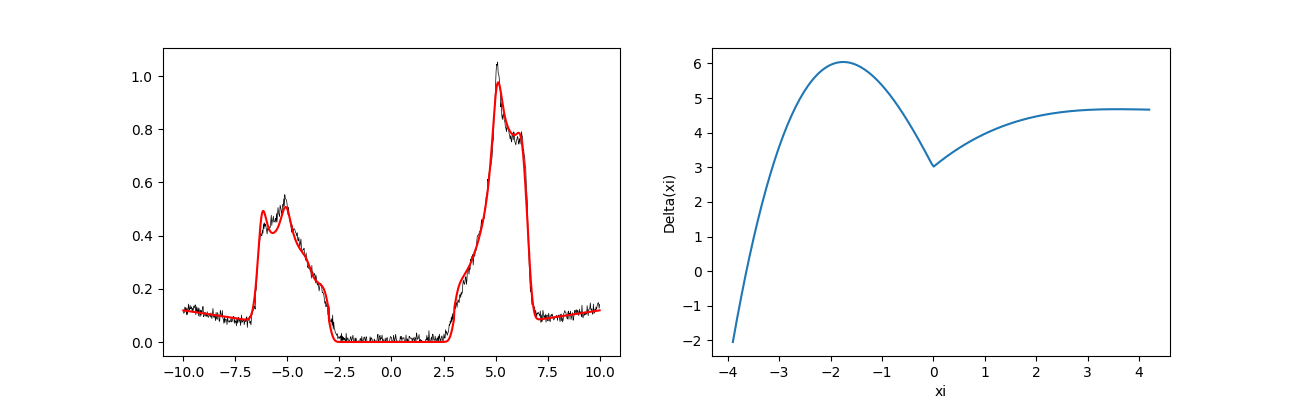

Recreate this plot in Python.
import numpy as np, json, sys
sys.path.insert(0,'/app/analysis')
from fit_b4 import S, V, G, CX, CY, E0, Vf, cic, gauss, mu0
from scipy.optimize import least_squares
from multiprocessing import Pool
def Dxi(xi, p):
    D0, ap, bp, cp, am, bm, cm = p
    x = np.abs(xi)
    return np.where(xi>=0, D0 + ap*x + bp*x**2 + cp*x**3, D0 + am*x + bm*x**2 + cm*x**3)
def Fx(p):
    q = p[:7]; mu, sig, amp, b = p[7:]
    xi = E0 - mu
    D = np.clip(Dxi(xi, q), 0.05, None)
    Ek = np.sqrt(xi**2 + D**2); u2 = 0.5*(1+xi/Ek); v2 = 0.5*(1-xi/Ek)
    A = gauss(cic(np.concatenate([Ek,-Ek]), np.concatenate([u2,v2])), sig)
    return amp*A + b*np.abs(Vf)*(np.abs(Vf) > Ek.min())
lo=[1.0,-2,-2,-1,-2,-2,-1,-2.5,0.02,0.1,0]; hi=[5,6,2,1,6,2,1,0.5,0.6,30,0.05]
def run(p0):
    try:
        s = least_squares(lambda p: Fx(p)-G, p0, bounds=(lo,hi), diff_step=1e-3, max_nfev=800)
        return (2*s.cost, list(np.round(s.x,4)))
    except Exception as e: return (1e9, str(e))
if __name__=='__main__':
    rng=np.random.default_rng(3); jobs=[]
    for i in range(24):
        jobs.append([rng.uniform(2.4,3.2), rng.uniform(0,3), rng.uniform(-0.5,0.5), 0, rng.uniform(0,3), rng.uniform(-0.5,0.5), 0, mu0, 0.12, 3.0, 0.01])
    with Pool(8) as pool: out=pool.map(run, jobs)
    out.sort(key=lambda o:o[0])
    for o in out[:4]: print('SSE=%.4f'%o[0], o[1])
    np.save('/app/analysis/fit_b11_best.npy', np.array(out[0][1]))
    import matplotlib; matplotlib.use('Agg'); import matplotlib.pyplot as plt
    fig,axs=plt.subplots(1,2,figsize=(13,4)); axs[0].plot(V,G,'k-',lw=0.5); axs[0].plot(Vf,Fx(out[0][1]),'r-')
    xx=np.linspace(-3.9,4.2,200); axs[1].plot(xx, Dxi(xx,out[0][1][:7])); axs[1].set_xlabel('xi'); axs[1].set_ylabel('Delta(xi)')
    fig.savefig('/app/analysis/fit_b11.png',dpi=100)
